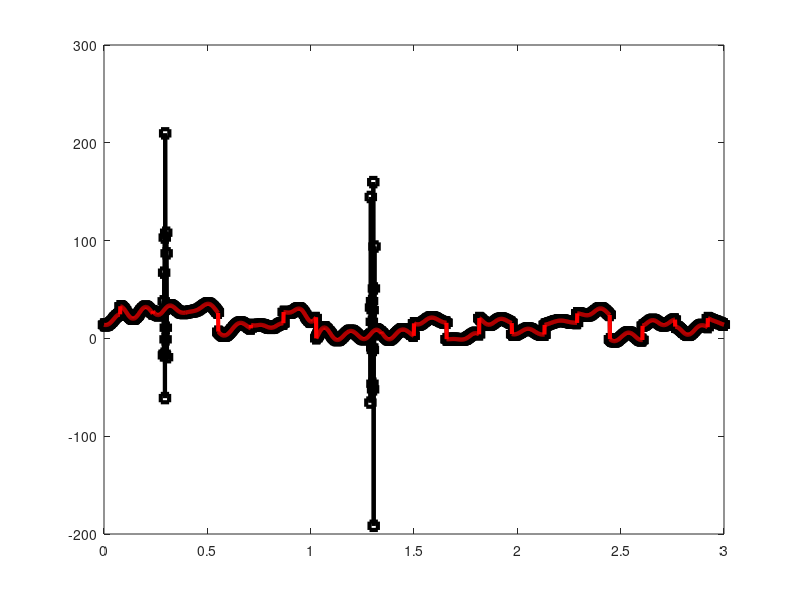

Write the MATLAB code that produced this figure.
%%
%     COURSE: Signal processing problems, solved in MATLAB and Python
%    SECTION: Resampling, interpolating, extrapolating
%      VIDEO: Code challenge
% Instructor: sincxpress.com
%
%%

% slowish signal (interp1 + narrowband noise)
% GOAL: 
%  denoise and downsample to regular



% create signal
srate = 1000; % Hz
[origT,time] = deal( 0:1/srate:3 );
n     = length(time);
p     = 20; % poles for random interpolation

% amplitude modulator and noise level
ampmod = interp1(rand(p,1)*30,linspace(1,p,n),'nearest')';


peakfreq =    7;    % Hz
fwhm     =    5;    % Hz

% frequencies
hz = linspace(0,srate,n)';
s  = fwhm*(2*pi-1)/(4*pi); % normalized width
x  = hz-peakfreq;          % shifted frequencies
fg = exp(-.5*(x/s).^2);    % gaussian


% Fourier coefficients of random spectrum
fc = rand(n,1) .* exp(1i*2*pi*rand(n,1));

% taper with Gaussian
fc = fc .* fg;

% go back to time domain to get signal
greal = 2*real( ifft(fc) )*n;




[origS,signal] = deal( ampmod + greal );


figure(1), clf
plot(time,signal,'linew',3)

%%

%  add some NaNs
randnans = randperm(n);
randnans = randnans(1:round(n*.2));
signal(randnans) = nan;



%  add noise bursts
signal(290:310) = signal(290:310) + 70*randn(size(signal(290:310)));
signal(1290:1310) = signal(1290:1310) + 70*randn(size(signal(1290:1310)));


%  fake irregular time stamps
tokill = [];
for i=1:n
    if rand>.8, tokill = [tokill i]; end
end

time(tokill) = [];
signal(tokill) = [];


plot(time,signal,'ks-','linew',3)
hold on
plot(origT,origS,'r','linew',3)

save resample_codeChallenge.mat time signal origT origS


%%














